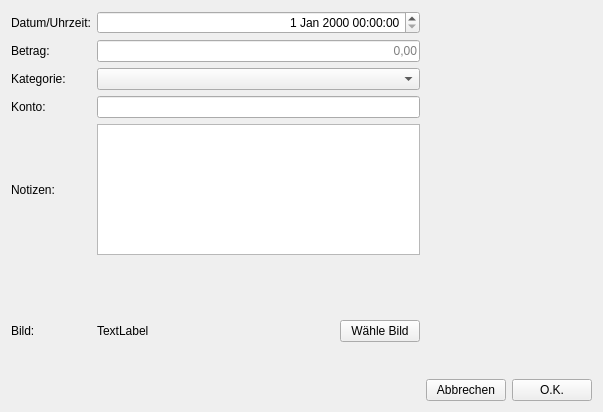
<?xml version="1.0" encoding="UTF-8"?>
<ui version="4.0">
 <class>BookingWidget</class>
 <widget class="QWidget" name="BookingWidget">
  <property name="geometry">
   <rect>
    <x>0</x>
    <y>0</y>
    <width>603</width>
    <height>412</height>
   </rect>
  </property>
  <property name="windowTitle">
   <string>Form</string>
  </property>
  <layout class="QHBoxLayout" name="horizontalLayout_3">
   <item>
    <layout class="QGridLayout" name="gridLayout">
     <item row="0" column="0">
      <widget class="QLabel" name="label">
       <property name="text">
        <string>Datum/Uhrzeit:</string>
       </property>
      </widget>
     </item>
     <item row="3" column="0">
      <widget class="QLabel" name="label_4">
       <property name="text">
        <string>Konto:</string>
       </property>
      </widget>
     </item>
     <item row="3" column="1">
      <widget class="QLineEdit" name="accountEdit">
       <property name="alignment">
        <set>Qt::AlignRight|Qt::AlignTrailing|Qt::AlignVCenter</set>
       </property>
      </widget>
     </item>
     <item row="4" column="0">
      <widget class="QLabel" name="label_5">
       <property name="text">
        <string>Notizen:</string>
       </property>
      </widget>
     </item>
     <item row="4" column="1">
      <widget class="QPlainTextEdit" name="notesEdit"/>
     </item>
     <item row="5" column="0">
      <widget class="QLabel" name="label_6">
       <property name="text">
        <string>Bild:</string>
       </property>
      </widget>
     </item>
     <item row="5" column="1">
      <layout class="QHBoxLayout" name="horizontalLayout_2">
       <item>
        <widget class="QLabel" name="imageLabel">
         <property name="sizePolicy">
          <sizepolicy hsizetype="Preferred" vsizetype="Preferred">
           <horstretch>1</horstretch>
           <verstretch>0</verstretch>
          </sizepolicy>
         </property>
         <property name="minimumSize">
          <size>
           <width>0</width>
           <height>140</height>
          </size>
         </property>
         <property name="acceptDrops">
          <bool>true</bool>
         </property>
         <property name="text">
          <string>TextLabel</string>
         </property>
        </widget>
       </item>
       <item>
        <widget class="QPushButton" name="imgButton">
         <property name="text">
          <string>Wähle Bild</string>
         </property>
        </widget>
       </item>
      </layout>
     </item>
     <item row="0" column="1">
      <widget class="QDateTimeEdit" name="dateTimeEdit">
       <property name="alignment">
        <set>Qt::AlignRight|Qt::AlignTrailing|Qt::AlignVCenter</set>
       </property>
      </widget>
     </item>
     <item row="1" column="0">
      <widget class="QLabel" name="label_2">
       <property name="text">
        <string>Betrag:</string>
       </property>
      </widget>
     </item>
     <item row="1" column="1">
      <widget class="QLineEdit" name="amountEdit">
       <property name="alignment">
        <set>Qt::AlignRight|Qt::AlignTrailing|Qt::AlignVCenter</set>
       </property>
       <property name="placeholderText">
        <string>0,00</string>
       </property>
      </widget>
     </item>
     <item row="2" column="0">
      <widget class="QLabel" name="label_3">
       <property name="text">
        <string>Kategorie:</string>
       </property>
      </widget>
     </item>
     <item row="2" column="1">
      <widget class="CategoryComboBox" name="comboBox"/>
     </item>
    </layout>
   </item>
   <item>
    <layout class="QVBoxLayout" name="verticalLayout_2">
     <item>
      <spacer name="verticalSpacer">
       <property name="orientation">
        <enum>Qt::Vertical</enum>
       </property>
       <property name="sizeHint" stdset="0">
        <size>
         <width>20</width>
         <height>40</height>
        </size>
       </property>
      </spacer>
     </item>
     <item>
      <layout class="QHBoxLayout" name="horizontalLayout">
       <item>
        <widget class="QPushButton" name="cancelButton">
         <property name="text">
          <string>Abbrechen</string>
         </property>
        </widget>
       </item>
       <item>
        <widget class="QPushButton" name="okButton">
         <property name="text">
          <string>O.K.</string>
         </property>
        </widget>
       </item>
      </layout>
     </item>
    </layout>
   </item>
  </layout>
 </widget>
 <customwidgets>
  <customwidget>
   <class>CategoryComboBox</class>
   <extends>QComboBox</extends>
   <header location="global">categorycombobox.h</header>
  </customwidget>
 </customwidgets>
 <tabstops>
  <tabstop>dateTimeEdit</tabstop>
  <tabstop>amountEdit</tabstop>
  <tabstop>accountEdit</tabstop>
  <tabstop>notesEdit</tabstop>
  <tabstop>okButton</tabstop>
  <tabstop>cancelButton</tabstop>
 </tabstops>
 <resources/>
 <connections/>
</ui>
